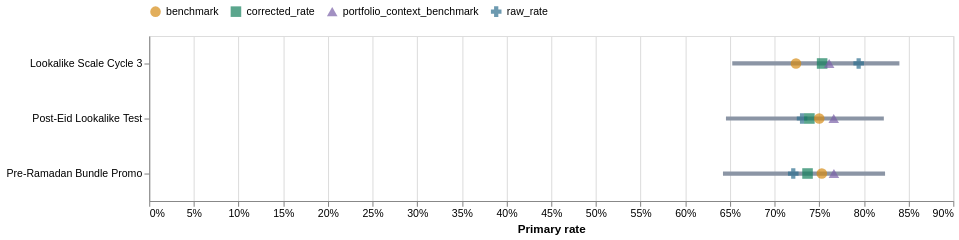

The notebook cell saved with this chart:
### Markdown cell above
## 6. Raw Rate, Corrected Rate, Benchmark, And Range

The corrected rate is a weighted compromise between peer evidence and the campaign's
own evidence. Small samples move more toward the selected peer center; large samples
retain more of their raw result. The horizontal line is the campaign's 95% plausible
score range. The portfolio-context point is displayed for orientation only.

### Code cell
score_chart_data = campaigns.dropna(subset=["corrected_rate"]).copy()
if score_chart_data.empty:
    display(Markdown(
        "**No corrected campaign scores:** neither the same objective nor a configured "
        "compatible fallback group has two valid peers."
    ))
else:
    y = alt.Y("campaign_name:N", sort="-x", title=None)
    ranges = alt.Chart(score_chart_data).mark_rule(strokeWidth=4, color="#8b95a5").encode(
        y=y,
        x=alt.X("range_low:Q", title="Primary rate", axis=alt.Axis(format=".0%")),
        x2="range_high:Q",
        tooltip=[
            alt.Tooltip("campaign_name:N", title="Campaign"),
            alt.Tooltip("range_low:Q", title="95% low", format=".2%"),
            alt.Tooltip("range_high:Q", title="95% high", format=".2%"),
        ],
    )
    points = score_chart_data[[
        "campaign_name", "raw_rate", "corrected_rate", "benchmark",
        "portfolio_context_benchmark"
    ]].melt("campaign_name", var_name="Estimate", value_name="Rate")
    point_layer = alt.Chart(points).mark_point(filled=True, size=100).encode(
        y=y,
        x=alt.X("Rate:Q", axis=alt.Axis(format=".0%")),
        color=alt.Color(
            "Estimate:N",
            scale=alt.Scale(
                domain=[
                    "raw_rate", "corrected_rate", "benchmark",
                    "portfolio_context_benchmark"
                ],
                range=["#2f6f8f", "#16815d", "#d68c16", "#7b61a8"],
            ),
            legend=alt.Legend(orient="top", title=None),
        ),
        shape=alt.Shape("Estimate:N", legend=None),
        tooltip=[
            alt.Tooltip("campaign_name:N", title="Campaign"),
            alt.Tooltip("Estimate:N"),
            alt.Tooltip("Rate:Q", format=".2%"),
        ],
    )
    display((ranges + point_layer).properties(
        width=760, height=max(140, len(score_chart_data) * 52)
    ))

### Figure 1 — Vega-Lite specification as saved in the notebook (floating-point values rounded to 4 significant figures)
{"config": {"view": {"continuousWidth": 300, "continuousHeight": 300}}, "layer": [{"data": {"name": "data-fcb96464071e7078c57cb8ea0c65d3e6"}, "mark": {"type": "rule", "color": "#8b95a5", "strokeWidth": 4}, "encoding": {"tooltip": [{"field": "campaign_name", "title": "Campaign", "type": "nominal"}, {"field": "range_low", "format": ".2%", "title": "95% low", "type": "quantitative"}, {"field": "range_high", "format": ".2%", "title": "95% high", "type": "quantitative"}], "x": {"axis": {"format": ".0%"}, "field": "range_low", "title": "Primary rate", "type": "quantitative"}, "x2": {"field": "range_high"}, "y": {"field": "campaign_name", "sort": "-x", "title": null, "type": "nominal"}}}, {"data": {"name": "data-c15bad45b39a502b60bec959cfc71194"}, "mark": {"type": "point", "filled": true, "size": 100}, "encoding": {"color": {"field": "Estimate", "legend": {"orient": "top", "title": null}, "scale": {"domain": ["raw_rate", "corrected_rate", "benchmark", "portfolio_context_benchmark"], "range": ["#2f6f8f", "#16815d", "#d68c16", "#7b61a8"]}, "type": "nominal"}, "shape": {"field": "Estimate", "legend": null, "type": "nominal"}, "tooltip": [{"field": "campaign_name", "title": "Campaign", "type": "nominal"}, {"field": "Estimate", "type": "nominal"}, {"field": "Rate", "format": ".2%", "type": "quantitative"}], "x": {"axis": {"format": ".0%"}, "field": "Rate", "type": "quantitative"}, "y": {"field": "campaign_name", "sort": "-x", "title": null, "type": "nominal"}}}], "height": 156, "width": 760, "$schema": "https://vega.github.io/schema/vega-lite/v5.20.1.json", "datasets": {"data-fcb96464071e7078c57cb8ea0c65d3e6": [{"campaign_id": "120209876543220003", "campaign_name": "Pre-Ramadan Bundle Promo", "objective": "OUTCOME_LEADS", "entity_status": "COMPLETED", "start_date": "2026-02-01T00:00:00", "end_date": "2026-02-27T00:00:00", "entity_id": "120209876543220003", "entity_name": "Pre-Ramadan Bundle Promo", "parent_entity_id": null, "entity_level": "campaign", "media_start": "2026-02-01T00:00:00", "media_end": "2026-02-27T00:00:00", "active_days": 27, "impressions": 2872008, "link_clicks": 38499, "spend": 13960.0, "invalid_reach_rows": 6, "observed_conversations": 46, "mature_conversations": 43, "unresolved_conversations": 3, "unique_customers": 46, "mature_orders_created": 31, "delivered_orders": 21, "net_revenue": 28900.0, "mature_unique_customers": 43, "delivered_customers": 21, "semantic_conversations": 46, "high_purchase_intent_rate": 0.7391, "price_blocking_rate": 0.04545, "barrier_resolution_rate": 0.5357, "ad_alignment_rate": 0.6522, "agent_helpful_rate": 1.0, "next_step_agreement_rate": 0.7727, "next_step_order_progression_rate": 0.9412, "top_customer_need": "Buy the bundle with orange blossom 500g replaced by sidr 250g, add an extra 250g sidr, and confirm batch dates", "top_barrier": "product_fit", "top_value_driver": "price", "running_days": 27, "link_ctr": 0.0134, "cpm": 4.86, "cpc": 0.3626, "order_creation_rate": 0.7209, "customer_delivered_rate": 0.4884, "cost_per_created_order": 450.3, "net_roas": 2.071, "semantic_coverage_rate": 1.0, "score_metric": "order_creation_rate", "score_numerator": "mature_orders_created", "score_denominator": "mature_conversations", "score_direction": "higher", "score_successes": 31.0, "score_trials": 43.0, "raw_rate": 0.7209, "corrected_rate": 0.7369, "range_low": 0.6422, "range_high": 0.8237, "benchmark": 0.7529, "benchmark_peer_count": 2, "same_objective_peer_count": 2, "benchmark_scope": "same_objective", "benchmark_quality": "decision_grade", "portfolio_context_benchmark": 0.7664, "portfolio_context_peer_count": 11, "expected_lift": -0.01443, "lift_low": -0.1627, "lift_high": 0.1487, "probability_better": 0.4204, "statistical_decision": "hold", "evidence_status": "sufficient", "efficiency_metric": "cost_per_created_order", "efficiency_direction": "lower", "efficiency_value": 450.3, "efficiency_benchmark": 684.8, "efficiency_peer_count": 2, "efficiency_comparison": "better_than_peer", "recommended_action": "keep_as_test", "reason_codes": ["PRIMARY_LIFT_RANGE_CROSSES_ZERO"], "semantic_score": {"metric": "qualified_conversation", "definition": "Commercial inquiry with medium/high specificity and medium/high purchase intent.", "unit": "earliest_mature_conversation_per_customer", "eligible_customers": 43, "successes": 34, "trials": 43, "unknown_customers": 0, "missing_customers": 0, "raw_rate": 0.7907, "corrected_rate": 0.7912, "range_low": 0.6981, "range_high": 0.8715, "prior_alpha": 32.85, "prior_beta": 8.646, "posterior_alpha": 66.85, "posterior_beta": 17.65, "prior_source": "same_objective_empirical", "benchmark": 0.7917, "peer_count": 2, "lift_low": -0.1407, "lift_high": 0.1576, "probability_better": 0.4782, "status": "neutral", "evidence_status": "sufficient", "validation_status": "automated_labels_unreviewed"}}, {"campaign_id": "120209876543220008", "campaign_name": "Post-Eid Lookalike Test", "objective": "OUTCOME_LEADS", "entity_status": "COMPLETED", "start_date": "2026-04-05T00:00:00", "end_date": "2026-04-28T00:00:00", "entity_id": "120209876543220008", "entity_name": "Post-Eid Lookalike Test", "parent_entity_id": null, "entity_level": "campaign", "media_start": "2026-04-05T00:00:00", "media_end": "2026-04-28T00:00:00", "active_days": 24, "impressions": 1863544, "link_clicks": 16397, "spend": 7762.0, "invalid_reach_rows": 5, "observed_conversations": 63, "mature_conversations": 52, "unresolved_conversations": 11, "unique_customers": 63, "mature_orders_created": 38, "delivered_orders": 27, "net_revenue": 42140.0, "mature_unique_customers": 52, "delivered_customers": 27, "semantic_conversations": 62, "high_purchase_intent_rate": 0.75, "price_blocking_rate": 0.03448, "barrier_resolution_rate": 0.48, "ad_alignment_rate": 0.4918, "agent_helpful_rate": 1.0, "next_step_agreement_rate": 0.6333, "next_step_order_progression_rate": 0.8421, "top_customer_need": "معلومات تفصيلية وقصص المنتج (مثل مصدر العسل وطريقة تحميص البن) لاختيار هدايا", "top_barrier": "price", "top_value_driver": "gifting", "running_days": 24, "link_ctr": 0.008799, "cpm": 4.165, "cpc": 0.4734, "order_creation_rate": 0.7308, "customer_delivered_rate": 0.5192, "cost_per_created_order": 204.3, "net_roas": 5.43, "semantic_coverage_rate": 0.9841, "score_metric": "order_creation_rate", "score_numerator": "mature_orders_created", "score_denominator": "mature_conversations", "score_direction": "higher", "score_successes": 38.0, "score_trials": 52.0, "raw_rate": 0.7308, "corrected_rate": 0.739, "range_low": 0.6456, "range_high": 0.8223, "benchmark": 0.75, "benchmark_peer_count": 2, "same_objective_peer_count": 2, "benchmark_scope": "same_objective", "benchmark_quality": "decision_grade", "portfolio_context_benchmark": 0.7662, "portfolio_context_peer_count": 11, "expected_lift": -0.01062, "lift_low": -0.1693, "lift_high": 0.1614, "probability_better": 0.4354, "statistical_decision": "hold", "evidence_status": "sufficient", "efficiency_metric": "cost_per_created_order", "efficiency_direction": "lower", "efficiency_value": 204.3, "efficiency_benchmark": 807.8, "efficiency_peer_count": 2, "efficiency_comparison": "better_than_peer", "recommended_action": "keep_as_test", "reason_codes": ["PRIMARY_LIFT_RANGE_CROSSES_ZERO"], "semantic_score": {"metric": "qualified_conversation", "definition": "Commercial inquiry with medium/high specificity and medium/high purchase intent.", "unit": "earliest_mature_conversation_per_customer", "eligible_customers": 52, "successes": 39, "trials": 49, "unknown_customers": 2, "missing_customers": 1, "raw_rate": 0.7959, "corrected_rate": 0.7926, "range_low": 0.7008, "range_high": 0.8713, "prior_alpha": 30.36, "prior_beta": 8.144, "posterior_alpha": 69.36, "posterior_beta": 18.14, "prior_source": "same_objective_empirical", "benchmark": 0.7885, "peer_count": 2, "lift_low": -0.1438, "lift_high": 0.1622, "probability_better": 0.5004, "status": "neutral", "evidence_status": "sufficient", "validation_status": "automated_labels_unreviewed"}}, {"campaign_id": "120209876543220010", "campaign_name": "Lookalike Scale Cycle 3", "objective": "OUTCOME_LEADS", "entity_status": "COMPLETED", "start_date": "2026-04-29T00:00:00", "end_date": "2026-06-15T00:00:00", "entity_id": "120209876543220010", "entity_name": "Lookalike Scale Cycle 3", "parent_entity_id": null, "entity_level": "campaign", "media_start": "2026-04-29T00:00:00", "media_end": "2026-06-15T00:00:00", "active_days": 48, "impressions": 6206354, "link_clicks": 70189, "spend": 31470.0, "invalid_reach_rows": 9, "observed_conversations": 36, "mature_conversations": 34, "unresolved_conversations": 2, "unique_customers": 36, "mature_orders_created": 27, "delivered_orders": 23, "net_revenue": 37940.0, "mature_unique_customers": 34, "delivered_customers": 23, "semantic_conversations": 36, "high_purchase_intent_rate": 0.75, "price_blocking_rate": 0.0, "barrier_resolution_rate": 0.4167, "ad_alignment_rate": 0.3056, "agent_helpful_rate": 1.0, "next_step_agreement_rate": 0.6765, "next_step_order_progression_rate": 0.9565, "top_customer_need": "العميل يسأل عن سعر المنتج.", "top_barrier": "product_quality", "top_value_driver": "price", "running_days": 48, "link_ctr": 0.01131, "cpm": 5.07, "cpc": 0.4483, "order_creation_rate": 0.7941, "customer_delivered_rate": 0.6765, "cost_per_created_order": 1165.0, "net_roas": 1.206, "semantic_coverage_rate": 1.0, "score_metric": "order_creation_rate", "score_numerator": "mature_orders_created", "score_denominator": "mature_conversations", "score_direction": "higher", "score_successes": 27.0, "score_trials": 34.0, "raw_rate": 0.7941, "corrected_rate": 0.7532, "range_low": 0.6526, "range_high": 0.8397, "benchmark": 0.724, "benchmark_peer_count": 2, "same_objective_peer_count": 2, "benchmark_scope": "same_objective", "benchmark_quality": "decision_grade", "portfolio_context_benchmark": 0.7611, "portfolio_context_peer_count": 11, "expected_lift": 0.0297, "lift_low": -0.1252, "lift_high": 0.1894, "probability_better": 0.634, "statistical_decision": "hold", "evidence_status": "sufficient", "efficiency_metric": "cost_per_created_order", "efficiency_direction": "lower", "efficiency_value": 1165.0, "efficiency_benchmark": 327.3, "efficiency_peer_count": 2, "efficiency_comparison": "worse_than_peer", "recommended_action": "keep_as_test", "reason_codes": ["PRIMARY_LIFT_RANGE_CROSSES_ZERO"], "semantic_score": {"metric": "qualified_conversation", "definition": "Commercial inquiry with medium/high specificity and medium/high purchase intent.", "unit": "earliest_mature_conversation_per_customer", "eligible_customers": 34, "successes": 27, "trials": 34, "unknown_customers": 0, "missing_customers": 0, "raw_rate": 0.7941, "corrected_rate": 0.7919, "range_low": 0.6964, "range_high": 0.8747, "prior_alpha": 36.35, "prior_beta": 9.645, "posterior_alpha": 63.35, "posterior_beta": 16.65, "prior_source": "same_objective_empirical", "benchmark": 0.7903, "peer_count": 2, "lift_low": -0.1396, "lift_high": 0.1508, "probability_better": 0.4934, "status": "neutral", "evidence_status": "sufficient", "validation_status": "automated_labels_unreviewed"}}], "data-c15bad45b39a502b60bec959cfc71194": [{"campaign_name": "Pre-Ramadan Bundle Promo", "Estimate": "raw_rate", "Rate": 0.7209}, {"campaign_name": "Post-Eid Lookalike Test", "Estimate": "raw_rate", "Rate": 0.7308}, {"campaign_name": "Lookalike Scale Cycle 3", "Estimate": "raw_rate", "Rate": 0.7941}, {"campaign_name": "Pre-Ramadan Bundle Promo", "Estimate": "corrected_rate", "Rate": 0.7369}, {"campaign_name": "Post-Eid Lookalike Test", "Estimate": "corrected_rate", "Rate": 0.739}, {"campaign_name": "Lookalike Scale Cycle 3", "Estimate": "corrected_rate", "Rate": 0.7532}, {"campaign_name": "Pre-Ramadan Bundle Promo", "Estimate": "benchmark", "Rate": 0.7529}, {"campaign_name": "Post-Eid Lookalike Test", "Estimate": "benchmark", "Rate": 0.75}, {"campaign_name": "Lookalike Scale Cycle 3", "Estimate": "benchmark", "Rate": 0.724}, {"campaign_name": "Pre-Ramadan Bundle Promo", "Estimate": "portfolio_context_benchmark", "Rate": 0.7664}, {"campaign_name": "Post-Eid Lookalike Test", "Estimate": "portfolio_context_benchmark", "Rate": 0.7662}, {"campaign_name": "Lookalike Scale Cycle 3", "Estimate": "portfolio_context_benchmark", "Rate": 0.7611}]}}
